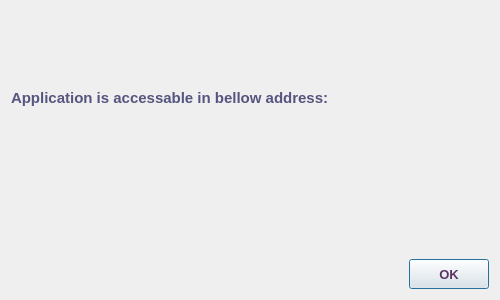
<?xml version="1.0" encoding="UTF-8"?>
<ui version="4.0">
 <class>NewRelease</class>
 <widget class="QDialog" name="NewRelease">
  <property name="windowModality">
   <enum>Qt::WindowModal</enum>
  </property>
  <property name="geometry">
   <rect>
    <x>0</x>
    <y>0</y>
    <width>500</width>
    <height>300</height>
   </rect>
  </property>
  <property name="sizePolicy">
   <sizepolicy hsizetype="Fixed" vsizetype="Fixed">
    <horstretch>0</horstretch>
    <verstretch>0</verstretch>
   </sizepolicy>
  </property>
  <property name="minimumSize">
   <size>
    <width>500</width>
    <height>300</height>
   </size>
  </property>
  <property name="maximumSize">
   <size>
    <width>500</width>
    <height>300</height>
   </size>
  </property>
  <property name="font">
   <font>
    <family>Tahoma</family>
    <pointsize>10</pointsize>
   </font>
  </property>
  <property name="windowTitle">
   <string>New Release</string>
  </property>
  <property name="windowIcon">
   <iconset resource="../../image.qrc">
    <normaloff>:/Image/update.png</normaloff>:/Image/update.png</iconset>
  </property>
  <property name="modal">
   <bool>true</bool>
  </property>
  <layout class="QVBoxLayout" name="verticalLayout_4">
   <item>
    <layout class="QVBoxLayout" name="verticalLayout_3">
     <item>
      <layout class="QVBoxLayout" name="verticalLayout">
       <item>
        <layout class="QHBoxLayout" name="horizontalLayout">
         <item>
          <spacer name="horizontalSpacer">
           <property name="orientation">
            <enum>Qt::Horizontal</enum>
           </property>
           <property name="sizeHint" stdset="0">
            <size>
             <width>98</width>
             <height>20</height>
            </size>
           </property>
          </spacer>
         </item>
         <item>
          <widget class="QLabel" name="label_2">
           <property name="text">
            <string/>
           </property>
           <property name="pixmap">
            <pixmap resource="../../image.qrc">:/Image/update.png</pixmap>
           </property>
          </widget>
         </item>
         <item>
          <spacer name="horizontalSpacer_2">
           <property name="orientation">
            <enum>Qt::Horizontal</enum>
           </property>
           <property name="sizeHint" stdset="0">
            <size>
             <width>40</width>
             <height>20</height>
            </size>
           </property>
          </spacer>
         </item>
        </layout>
       </item>
       <item>
        <widget class="QLabel" name="versionLbl">
         <property name="minimumSize">
          <size>
           <width>0</width>
           <height>40</height>
          </size>
         </property>
         <property name="maximumSize">
          <size>
           <width>16777215</width>
           <height>40</height>
          </size>
         </property>
         <property name="font">
          <font>
           <family>Tahoma</family>
           <pointsize>14</pointsize>
           <weight>75</weight>
           <italic>false</italic>
           <bold>true</bold>
          </font>
         </property>
         <property name="autoFillBackground">
          <bool>false</bool>
         </property>
         <property name="styleSheet">
          <string notr="true">color: rgb(200, 100, 0);</string>
         </property>
         <property name="text">
          <string/>
         </property>
         <property name="alignment">
          <set>Qt::AlignCenter</set>
         </property>
         <property name="wordWrap">
          <bool>true</bool>
         </property>
        </widget>
       </item>
      </layout>
     </item>
     <item>
      <layout class="QVBoxLayout" name="verticalLayout_2">
       <item>
        <widget class="QLabel" name="label_5">
         <property name="minimumSize">
          <size>
           <width>0</width>
           <height>30</height>
          </size>
         </property>
         <property name="maximumSize">
          <size>
           <width>16777215</width>
           <height>30</height>
          </size>
         </property>
         <property name="font">
          <font>
           <family>Tahoma</family>
           <pointsize>11</pointsize>
           <weight>75</weight>
           <italic>false</italic>
           <bold>true</bold>
          </font>
         </property>
         <property name="styleSheet">
          <string notr="true">color: rgb(85, 85, 127);</string>
         </property>
         <property name="text">
          <string>Application is accessable in bellow address:</string>
         </property>
        </widget>
       </item>
       <item>
        <widget class="QLabel" name="pathLbl">
         <property name="sizePolicy">
          <sizepolicy hsizetype="Preferred" vsizetype="Expanding">
           <horstretch>0</horstretch>
           <verstretch>0</verstretch>
          </sizepolicy>
         </property>
         <property name="minimumSize">
          <size>
           <width>0</width>
           <height>25</height>
          </size>
         </property>
         <property name="font">
          <font>
           <family>Tahoma</family>
           <pointsize>10</pointsize>
           <weight>75</weight>
           <bold>true</bold>
          </font>
         </property>
         <property name="styleSheet">
          <string notr="true">color: rgb(85, 0, 127);</string>
         </property>
         <property name="text">
          <string/>
         </property>
         <property name="alignment">
          <set>Qt::AlignLeading|Qt::AlignLeft|Qt::AlignTop</set>
         </property>
         <property name="wordWrap">
          <bool>true</bool>
         </property>
        </widget>
       </item>
      </layout>
     </item>
    </layout>
   </item>
   <item>
    <layout class="QHBoxLayout" name="horizontalLayout_2">
     <item>
      <spacer name="horizontalSpacer_3">
       <property name="orientation">
        <enum>Qt::Horizontal</enum>
       </property>
       <property name="sizeHint" stdset="0">
        <size>
         <width>40</width>
         <height>20</height>
        </size>
       </property>
      </spacer>
     </item>
     <item>
      <widget class="QPushButton" name="pushButton">
       <property name="sizePolicy">
        <sizepolicy hsizetype="Minimum" vsizetype="Fixed">
         <horstretch>0</horstretch>
         <verstretch>80</verstretch>
        </sizepolicy>
       </property>
       <property name="minimumSize">
        <size>
         <width>0</width>
         <height>30</height>
        </size>
       </property>
       <property name="maximumSize">
        <size>
         <width>16777215</width>
         <height>30</height>
        </size>
       </property>
       <property name="font">
        <font>
         <family>Tahoma</family>
         <pointsize>10</pointsize>
         <weight>75</weight>
         <bold>true</bold>
        </font>
       </property>
       <property name="styleSheet">
        <string notr="true">color: rgb(92, 53, 102);</string>
       </property>
       <property name="text">
        <string>OK</string>
       </property>
      </widget>
     </item>
    </layout>
   </item>
  </layout>
 </widget>
 <resources>
  <include location="../../image.qrc"/>
 </resources>
 <connections/>
</ui>
